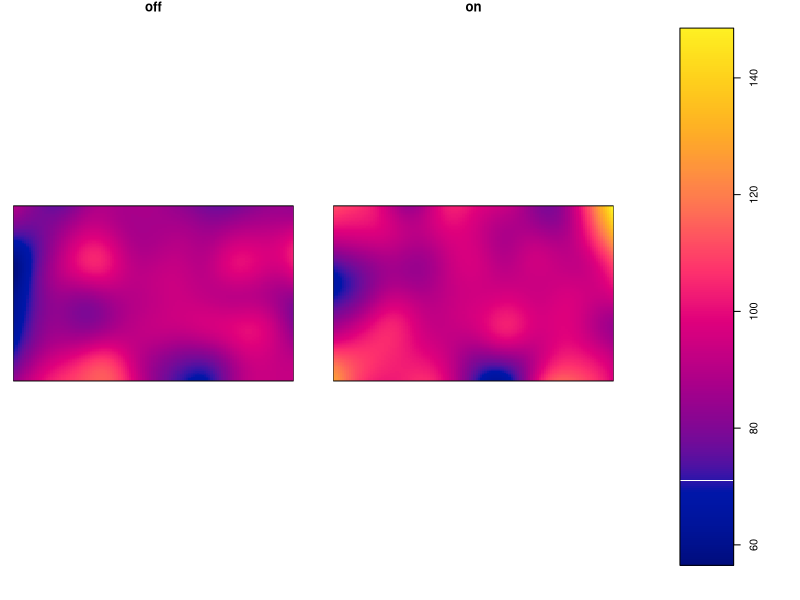

Write the R code that produced this figure.
library(spatstat)


### Name: plot.imlist
### Title: Plot a List of Images
### Aliases: plot.imlist image.imlist image.listof
### Keywords: spatial hplot

### ** Examples

 D <- density(split(amacrine))
 image(D, equal.ribbon=TRUE, main="", col.ticks="red", col.axis="red")
